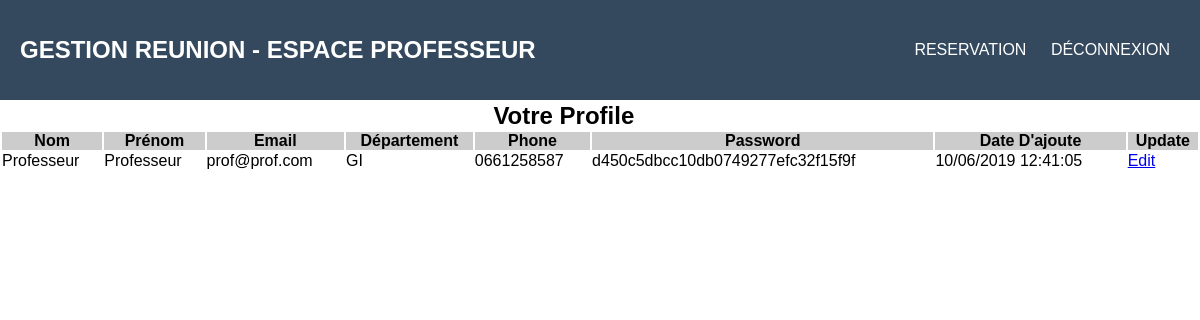
/professeur/profile.php?email=prof@prof.com (signed in), run on the app's committed database.
### tables this page shows
CREATE TABLE IF NOT EXISTS `inscrire_prof` (
  `id` int(11) NOT NULL AUTO_INCREMENT,
  `nom` varchar(255) NOT NULL,
  `prenom` varchar(255) NOT NULL,
  `email` varchar(255) NOT NULL,
  `departement` varchar(255) NOT NULL,
  `phone` varchar(255) NOT NULL,
  `pwd` varchar(255) NOT NULL,
  `conf_pwd` varchar(255) NOT NULL,
  `date_ajout` varchar(255) NOT NULL,
  `date_m` varchar(255) NOT NULL,
  PRIMARY KEY (`id`)
);

### professeur/profile.php (the view, shortened to what this page needs)
<?php
include_once("cxn.php");
?>
<html>
<head>
    <link rel="stylesheet" href="../css/style2.css">
    <link rel="stylesheet" href="https://use.fontawesome.com/releases/v5.6.1/css/all.css">
</head>
<body>
<div class="header">
    <h2 class="logo">Gestion Reunion - Espace Professeur</h2>
    <ul class="menu">
        <a href="reservation.php">Reservation</a>
        <a href="../login_prof.php">Déconnexion</a>
    </ul>
  </div>
<table align="center" width='100%' border=0 >
    <tr>
        <td align="center" colspan="7"><h2>Votre Profile</h2></td>
    </tr>
    <tr bgcolor='#CCCCCC'>
		<th>Nom</th>
        <th>Prénom</th>
		<th>Email</th>
		<th>Département</th>
		<th>Phone</th>
		<th>Password</th>
		<th>Date D'ajoute</th>
		<th>Update</th>
	</tr>
<?php
$email = $_REQUEST['email'];
    $result = mysqli_query($db, "SELECT * FROM inscrire_prof WHERE email='$email' LIMIT 1");
        if($result){
            while($res = mysqli_fetch_assoc($result)) {
                echo "<tr>";
                echo "<td>".$res['nom']."</td>";
                echo "<td>".$res['prenom']."</td>";
                echo "<td>".$res['email']."</td>";
                echo "<td>".$res['departement']."</td>";
                echo "<td>".$res['phone']."</td>";
                echo "<td>".$res['pwd']."</td>";
                echo "<td>".$res['date_ajout']."</td>";
                echo "<td><a href=\"profile_edit.php?id=$res[id]\">Edit</a></td>";
            }
        }
?>
	</table>
</body>
</html>

### css/style2.css (style rules this page uses)
* { margin: 0; padding: 0; font-family: "montserrat",sans-serif; }
.header { height: 100px; background: #34495e; padding: 0 20px; color: #fff; }
.logo { line-height: 100px; float: left; text-transform: uppercase; }
.menu { float: right; line-height: 100px; }
.menu a { color: #fff; text-transform: uppercase; text-decoration: none; padding: 0 10px; transition: 0.4s; }

### data on the page
inscrire_prof: nom "Professeur", prenom "Professeur", email "prof@prof.com", departement "GI", phone "0661258587", pwd "d450c5dbcc10db0749277efc32f15f9f", date_ajout "10/06/2019 12:41:05"
